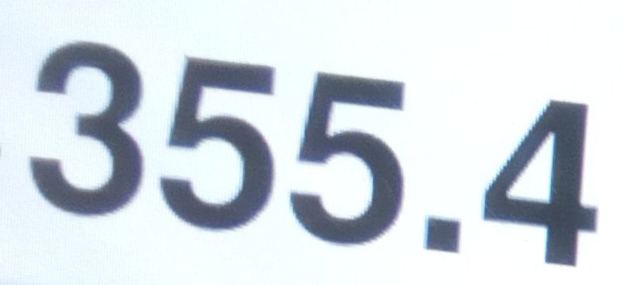
#> input picture Seperate_Folders/sipa_11/cropped_images_s11/11/S11_F06.png, 622 x 285 px
$ jupyter execute --allow-errors Sipa11_Conversion.ipynb   (shell and % lines are left out)
#> lines starting #> are read from the running program, lines starting #| are printed output that depends on the picture; after the words box and inside, x2 and y2 are one past the last pixel; in counts of white or black regions, pixels touching at a corner belong together
### Seperate_Folders/full_sipa/ad_functions.py
from matplotlib import pyplot as plt
import pytesseract
import pandas as pd
import numpy as np
import random
import cv2
import os
import re


#########################################################################################################
# Function to show an image using pyplot
def show_img(img, size=12, title=None):
    """
    Displays an image using Matplotlib.

    Args:
        img (numpy.ndarray): The image to display, in BGR format.
        size (int, optional): The size of the displayed figure. Default is 12.
        title (str, optional): The title to display above the image. Default is None.

    Returns:
        None
    """

    # Get the current figure and set its size to the given size.
    fig = plt.gcf()
    fig.set_size_inches(size, size)

    # Turn off the axis to remove the ticks and labels.
    plt.axis("off")

    # Convert the image from BGR to RGB and display it using Matplotlib.
    plt.imshow(cv2.cvtColor(img, cv2.COLOR_BGR2RGB))

    # If a title is provided, set the title of the plot.
    if title is not None:
        plt.title(title)

    # Show the plot.
    plt.show()


#########################################################################################################
# Display four images
# [369 lines left out: functions display_four_images, read_input_file_list, read_resize_data, get_text, process_file_thresh, process_file_closing and 3 more, not called in this run]

### Seperate_Folders/sipa_11/Sipa11_Conversion.ipynb
[cell 1]
import sys
sys.path.append("../../project_functions/")
from matplotlib import pyplot as plt
import ad_functions as adfns
# import sipa_rep_functions as sf
# import sipa08_functions as s8fns
import pytesseract
import cv2
import numpy as np
import pandas as pd
import os
import shutil
from icecream import ic

# psm 6 = Assume a single uniform block of text.
config_tesseract = '--tessdata-dir ./ttesseract_langs --psm 7 digits'

[cell 2]
file_path = "./cropped_images_s11/11/"
file_list = os.listdir(file_path)

file_list, len(file_list)

#> (a cell that did not finish here is left out)

[cell 4]
image_path = "./cropped_images_s11/11/S11_F06.png"


# [11 lines of commented-out code are left out]
img = cv2.imread(image_path)
#> img is the input picture: shape (285, 622, 3); mean B, G, R 223.9, 217.3, 209.5
adfns.show_img(img, size=3, title="Original Image")

inverted_img = cv2.bitwise_not(img)
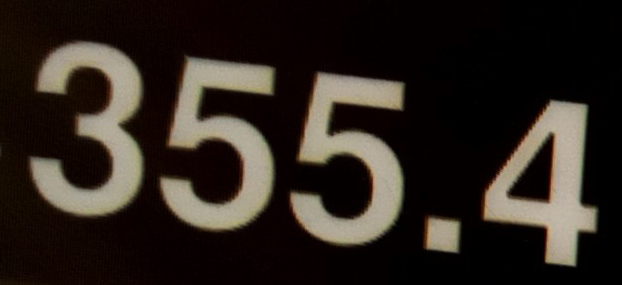
#> inverted_img: shape (285, 622, 3); mean B, G, R 31.1, 37.7, 45.5
adfns.show_img(inverted_img, size=3, title="Inverted Image")

gray_img = cv2.cvtColor(inverted_img, cv2.COLOR_BGR2GRAY)
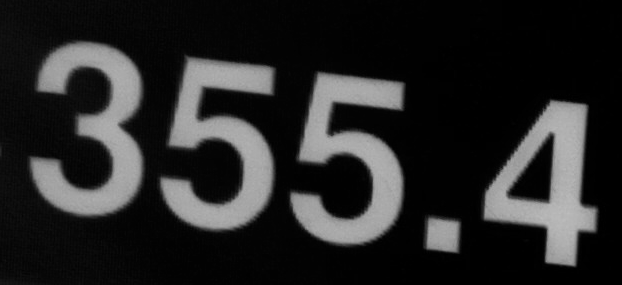
#> gray_img: shape (285, 622); min 0, max 189, mean 39.2
adfns.show_img(gray_img, size=3, title="Gray Image")

thresh_img = cv2.threshold(gray_img, 80, 155, cv2.THRESH_BINARY | cv2.THRESH_OTSU)[1]
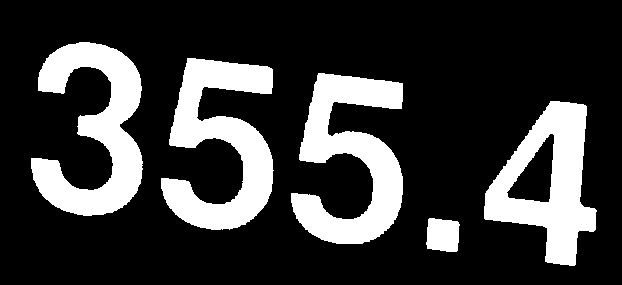
#> thresh_img: shape (285, 622); values 0 (black) and 155 (white), 22.1% white; 5 white regions, box (x1, y1, x2, y2) and area: (161, 58, 274, 230) 9897, (291, 73, 403, 244) 9844, (31, 42, 143, 216) 9613, (484, 101, 597, 266) 8897, (426, 218, 460, 252) 987
adfns.show_img(thresh_img, size=3, title="Threshold Image")

# use opencv to invert the image
invert_img = cv2.bitwise_not(thresh_img)
adfns.show_img(invert_img, size=3, title="Inverted Image")
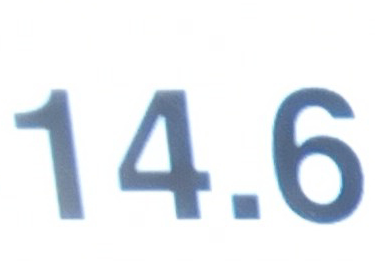
#> input picture Seperate_Folders/sipa_11/cropped_images_s11/11/S11_F01.png, 375 x 261 px
#> further down, img is the input picture: shape (261, 375, 3); mean B, G, R 239.1, 233.6, 228.8
#> `gray = cv2.cvtColor(img, cv2.COLOR_BGR2GRAY)`:
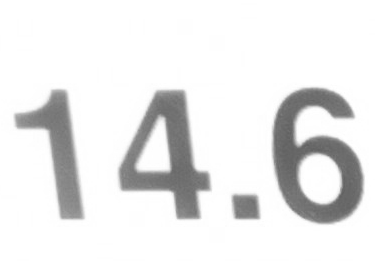
#> gray: shape (261, 375); min 97, max 255, mean 232.8
#> `deblurred = cv2.filter2D(gray, -1, wiener_filter.real)`:
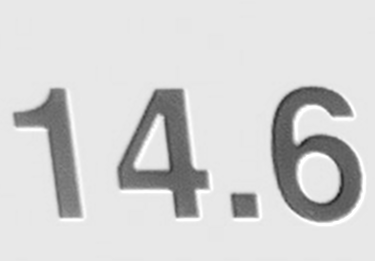
#> deblurred: shape (261, 375); min 27, max 255, mean 211.7
#> `thresh = cv2.threshold(deblurred, 0, 55, cv2.THRESH_BINARY | cv2.THRES..`:
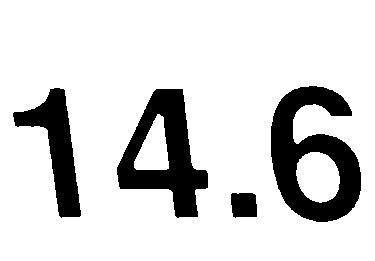
#> thresh: shape (261, 375); values 0 (black) and 55 (white), 83.9% white; 4 black regions, box (x1, y1, x2, y2) and area: (271, 86, 361, 222) 6487, (117, 89, 208, 218) 5331, (13, 88, 81, 218) 3358, (231, 193, 257, 218) 591

#> (the rest of this cell did not finish here and is left out)

#> (a cell that did not finish here is left out)
